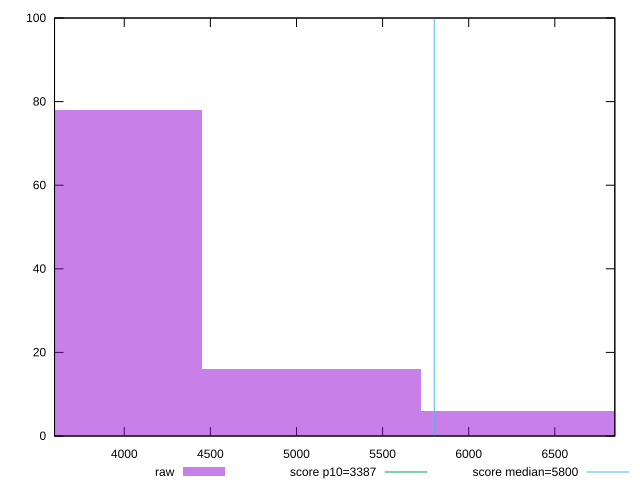

Reproduce this figure in gnuplot.
reset

$raw <<EOF
6355.800025267925 6
3813.4800151607546 78
5084.6400202143395 16
EOF

set key outside below
set boxwidth 1271.1600050535849
set xrange [3595.062430816327:6848.477617010189]
set yrange [0:100]
set trange [0:100]
set style fill transparent solid 0.5 noborder

set parametric
set terminal svg size 640, 490 enhanced background rgb 'white'
set output "reports/report_00030_2021-02-24T20-42-31.540Z/speed-index/samples/music/raw/histogram.svg"

plot $raw title "raw" with boxes, \
     3387,t title "score p10=3387", \
     5800,t title "score median=5800"

reset
